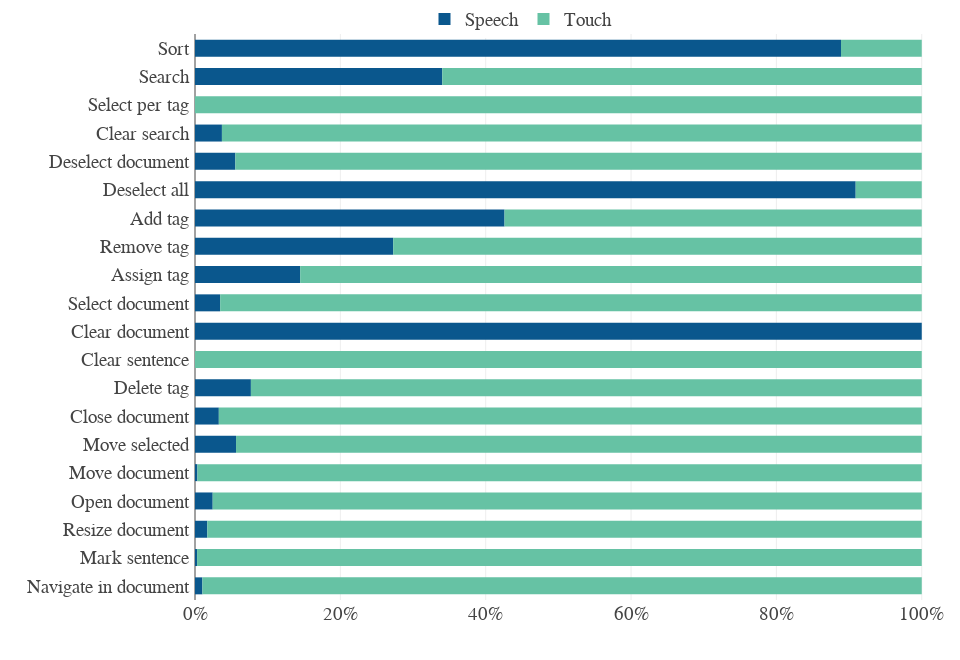

The notebook cell this image was saved under:
### Code cell
fig3a = px.histogram(df, y="subtask", template="none", height=660, color="modality", width = 960,
             title="Distribution across tasks", barnorm="percent",
             color_discrete_map={
                "Speech": "#0A578D", 
                "Touch": "#66C2A4"
             },)

# Customize font and legend orientation & position
fig3a.update_yaxes(categoryorder='array', ticksuffix = " ",
                        categoryarray= ["Navigate in document", "Mark sentence", "Resize document", "Open document", 
                                        "Move document", "Move selected", "Close document", 
                                        "Delete tag", "Clear sentence", "Clear document", 
                                        "Select document", "Assign tag", "Remove tag", "Add tag",
                                        "Deselect all", "Deselect document", "Clear search", 
                                        "Select per tag", "Search", "Sort"
                                        ],
                       tickfont=dict(family='Arial', size=fontsize_sub), title='')
fig3a.update_xaxes(ticksuffix = '%', 
                       title=''
                      )

fig3a.update_layout(title="", bargap=0.4,
    font_family="Arial", font_size=fontsize_sub,
    legend=dict(title='', x=0.3, y= 1.06, 
        font=dict(family="Arial", size = fontsize_sub),
        orientation = 'h'),
    margin=dict(l=195, r=0, b=60, t=15)
)

fig3a.write_image("fig3a-modality-use.pdf")
fig3a.show()

### Figure 1 — Plotly figure (JSON) as saved in the notebook; plotly's stock layout.template omitted (floating-point values rounded to 4 significant figures; data arrays with more than 128 entries replaced by an {"elided": "..."} marker saying what was removed)
{"data": [{"alignmentgroup": "True", "bingroup": "y", "hovertemplate": "modality=Speech<br>count (normalized as percent)=%{x}<br>subtask=%{y}<extra></extra>", "legendgroup": "Speech", "marker": {"color": "#0A578D", "pattern": {"shape": ""}}, "name": "Speech", "offsetgroup": "Speech", "orientation": "h", "showlegend": true, "type": "histogram", "xaxis": "x", "y": {"elided": "226 str values"}, "yaxis": "y"}, {"alignmentgroup": "True", "bingroup": "y", "hovertemplate": "modality=Touch<br>count (normalized as percent)=%{x}<br>subtask=%{y}<extra></extra>", "legendgroup": "Touch", "marker": {"color": "#66C2A4", "pattern": {"shape": ""}}, "name": "Touch", "offsetgroup": "Touch", "orientation": "h", "showlegend": true, "type": "histogram", "xaxis": "x", "y": {"elided": "3532 str values"}, "yaxis": "y"}], "layout": {"bargap": 0.4, "barmode": "relative", "barnorm": "percent", "font": {"family": "Arial", "size": 19}, "height": 660, "legend": {"font": {"family": "Arial", "size": 19}, "orientation": "h", "title": {"text": ""}, "tracegroupgap": 0, "x": 0.3, "y": 1.06}, "margin": {"b": 60, "l": 195, "r": 0, "t": 15}, "title": {"text": ""}, "width": 960, "xaxis": {"anchor": "y", "autorange": true, "domain": [0, 1], "range": [0, 105.3], "ticksuffix": "%", "title": {"text": ""}}, "yaxis": {"anchor": "x", "autorange": true, "categoryarray": ["Navigate in document", "Mark sentence", "Resize document", "Open document", "Move document", "Move selected", "Close document", "Delete tag", "Clear sentence", "Clear document", "Select document", "Assign tag", "Remove tag", "Add tag", "Deselect all", "Deselect document", "Clear search", "Select per tag", "Search", "Sort"], "categoryorder": "array", "domain": [0, 1], "range": [-0.5, 19.5], "tickfont": {"family": "Arial", "size": 19}, "ticksuffix": " ", "title": {"text": ""}, "type": "category"}}}
